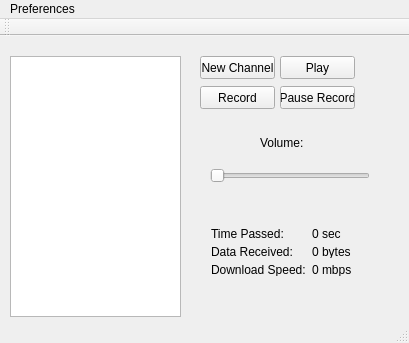
<?xml version="1.0" encoding="UTF-8"?>
<ui version="4.0">
 <class>GUI</class>
 <widget class="QMainWindow" name="GUI">
  <property name="geometry">
   <rect>
    <x>0</x>
    <y>0</y>
    <width>409</width>
    <height>343</height>
   </rect>
  </property>
  <property name="windowTitle">
   <string>Listener</string>
  </property>
  <widget class="QWidget" name="centralWidget">
   <widget class="QListWidget" name="listWidget">
    <property name="geometry">
     <rect>
      <x>10</x>
      <y>20</y>
      <width>171</width>
      <height>261</height>
     </rect>
    </property>
   </widget>
   <widget class="QPushButton" name="playButton">
    <property name="geometry">
     <rect>
      <x>280</x>
      <y>20</y>
      <width>75</width>
      <height>23</height>
     </rect>
    </property>
    <property name="text">
     <string>Play</string>
    </property>
   </widget>
   <widget class="QPushButton" name="recordButton">
    <property name="geometry">
     <rect>
      <x>200</x>
      <y>50</y>
      <width>75</width>
      <height>23</height>
     </rect>
    </property>
    <property name="text">
     <string>Record</string>
    </property>
   </widget>
   <widget class="QSlider" name="volumeSlider">
    <property name="geometry">
     <rect>
      <x>210</x>
      <y>130</y>
      <width>160</width>
      <height>19</height>
     </rect>
    </property>
    <property name="orientation">
     <enum>Qt::Horizontal</enum>
    </property>
   </widget>
   <widget class="QLabel" name="label">
    <property name="geometry">
     <rect>
      <x>260</x>
      <y>100</y>
      <width>46</width>
      <height>13</height>
     </rect>
    </property>
    <property name="text">
     <string>Volume:</string>
    </property>
   </widget>
   <widget class="QWidget" name="layoutWidget">
    <property name="geometry">
     <rect>
      <x>200</x>
      <y>180</y>
      <width>191</width>
      <height>71</height>
     </rect>
    </property>
    <layout class="QGridLayout" name="gridLayout">
     <item row="0" column="0">
      <widget class="QLabel" name="label_2">
       <property name="text">
        <string>Time Passed:</string>
       </property>
      </widget>
     </item>
     <item row="0" column="1">
      <widget class="QLabel" name="timePassed">
       <property name="text">
        <string>0 sec</string>
       </property>
      </widget>
     </item>
     <item row="1" column="0">
      <widget class="QLabel" name="label_3">
       <property name="text">
        <string>Data Received:</string>
       </property>
      </widget>
     </item>
     <item row="1" column="1">
      <widget class="QLabel" name="dataReceived">
       <property name="text">
        <string>0 bytes</string>
       </property>
      </widget>
     </item>
     <item row="2" column="0">
      <widget class="QLabel" name="label_4">
       <property name="text">
        <string>Download Speed:</string>
       </property>
      </widget>
     </item>
     <item row="2" column="1">
      <widget class="QLabel" name="speed">
       <property name="text">
        <string>0 mbps</string>
       </property>
      </widget>
     </item>
    </layout>
   </widget>
   <widget class="QPushButton" name="newChannelButton">
    <property name="geometry">
     <rect>
      <x>200</x>
      <y>20</y>
      <width>75</width>
      <height>23</height>
     </rect>
    </property>
    <property name="text">
     <string>New Channel</string>
    </property>
   </widget>
   <widget class="QPushButton" name="pauseRec">
    <property name="geometry">
     <rect>
      <x>280</x>
      <y>50</y>
      <width>75</width>
      <height>23</height>
     </rect>
    </property>
    <property name="text">
     <string>Pause Record</string>
    </property>
   </widget>
  </widget>
  <widget class="QMenuBar" name="menuBar">
   <property name="geometry">
    <rect>
     <x>0</x>
     <y>0</y>
     <width>409</width>
     <height>21</height>
    </rect>
   </property>
   <widget class="QMenu" name="menuSettings">
    <property name="title">
     <string>Preferences</string>
    </property>
    <addaction name="actionPreferences"/>
    <addaction name="actionExit"/>
   </widget>
   <addaction name="menuSettings"/>
  </widget>
  <widget class="QToolBar" name="mainToolBar">
   <attribute name="toolBarArea">
    <enum>TopToolBarArea</enum>
   </attribute>
   <attribute name="toolBarBreak">
    <bool>false</bool>
   </attribute>
  </widget>
  <widget class="QStatusBar" name="statusBar"/>
  <action name="actionPreferences">
   <property name="text">
    <string>Settings</string>
   </property>
  </action>
  <action name="actionExit">
   <property name="text">
    <string>Exit</string>
   </property>
  </action>
 </widget>
 <layoutdefault spacing="6" margin="11"/>
 <resources/>
 <connections/>
</ui>
